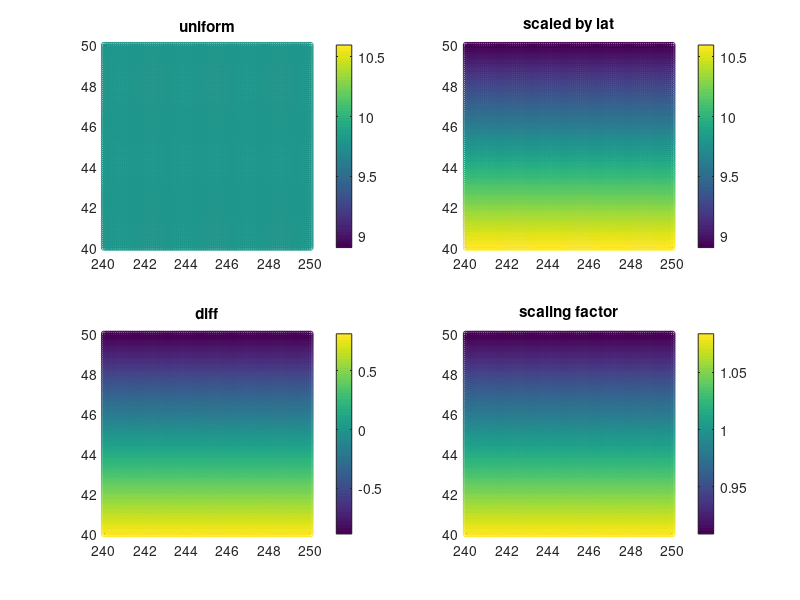

Source code (MATLAB):
clear all
close all

lon_arr=240:0.1:250;
lat_arr=40:.1:50;
nev=1e5;
%pi
cax=[8.9 10.6];

% init
cnt=1;
for ii=1:length(lat_arr)
  for jj=1:length(lon_arr)
    lon_all(cnt)=lon_arr(jj);
    lat_all(cnt)=lat_arr(ii);
    cnt=cnt+1;
  end
end
npts=cnt-1;

% 
deg2rad=pi/180;
sum_area=0;
for ii=1:npts
  sum_area=sum_area+cos(lat_all(ii)*deg2rad);
end

% distribute single event over this area
avg_lat=(min(lat_all)+max(lat_all))/2;
for ii=1:npts
  rate_uniform(ii)=nev/npts;
  scale_fac(ii)=cos(lat_all(ii)*deg2rad)/cos(avg_lat*deg2rad);
  rate_scaled(ii)=rate_uniform(ii)*scale_fac(ii);
  diff_rate(ii)=rate_scaled(ii)-rate_uniform(ii);
end

tot_scaled=sprintf('Sum latitude-scaled rates: %.2f\n', sum(rate_scaled));
tot_uniform=sprintf('Sum latitude-uniform rates: %.2f\n', sum(rate_uniform));
disp(tot_uniform)
disp(tot_scaled)

figure
sval=15;
% uniform
subplot(2,2,1),
scatter(lon_all,lat_all,sval,rate_uniform),
colorbar
caxis(cax),
title('uniform')

% scaled
subplot(2,2,2),
scatter(lon_all,lat_all,sval,rate_scaled),
colorbar
caxis(cax),
title('scaled by lat')

% difference
subplot(2,2,3),
scatter(lon_all,lat_all,sval,diff_rate),
colorbar
title('diff')

% scaling
subplot(2,2,4),
scatter(lon_all,lat_all,sval,scale_fac),
colorbar
title('scaling factor')

